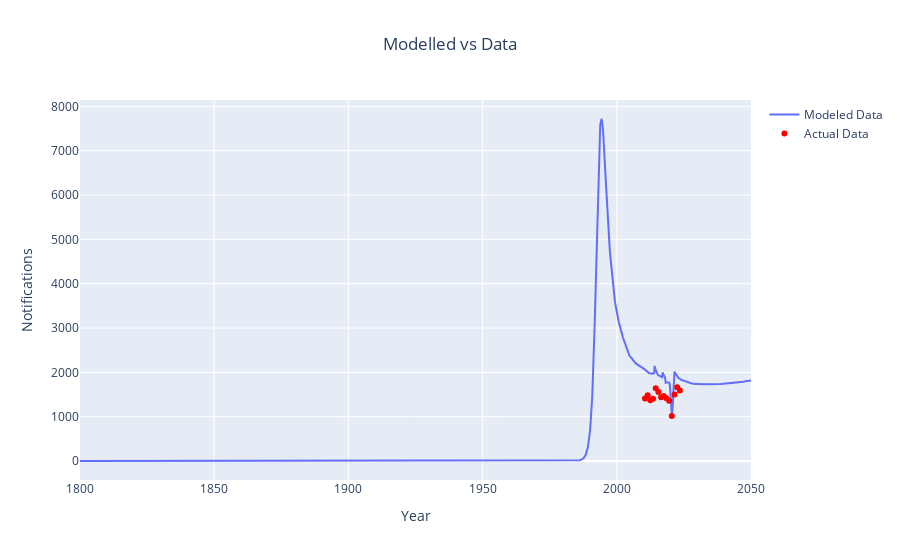

Write notebook code for a chart like this one.
### Code cell
plot_model_vs_actual(
    derived_df_0, targets['notification'], "notification", "Notifications", "Modelled vs Data"
)

### Figure 1 — Plotly figure (JSON) as saved in the notebook; plotly's stock layout.template omitted (floating-point values rounded to 4 significant figures; data arrays with more than 128 entries replaced by an {"elided": "..."} marker saying what was removed)
{"data": [{"mode": "lines", "name": "Modeled Data", "type": "scatter", "x": {"elided": "2501 float values"}, "y": {"elided": "2501 float values"}}, {"marker": {"color": "red"}, "mode": "markers", "name": "Actual Data", "type": "scatter", "x": [2010.0, 2012.0, 2012.0, 2014.0, 2014.0, 2016.0, 2016.0, 2018.0, 2018.0, 2020.0, 2020.0, 2022.0, 2022.0, 2024.0], "y": [1409, 1485, 1369, 1405, 1642, 1555, 1440, 1468, 1417, 1360, 1016, 1503, 1663, 1593]}], "layout": {"title": {"text": "Modelled vs Data", "x": 0.5}, "xaxis": {"title": {"text": "Year"}}, "yaxis": {"title": {"text": "Notifications"}}}}
